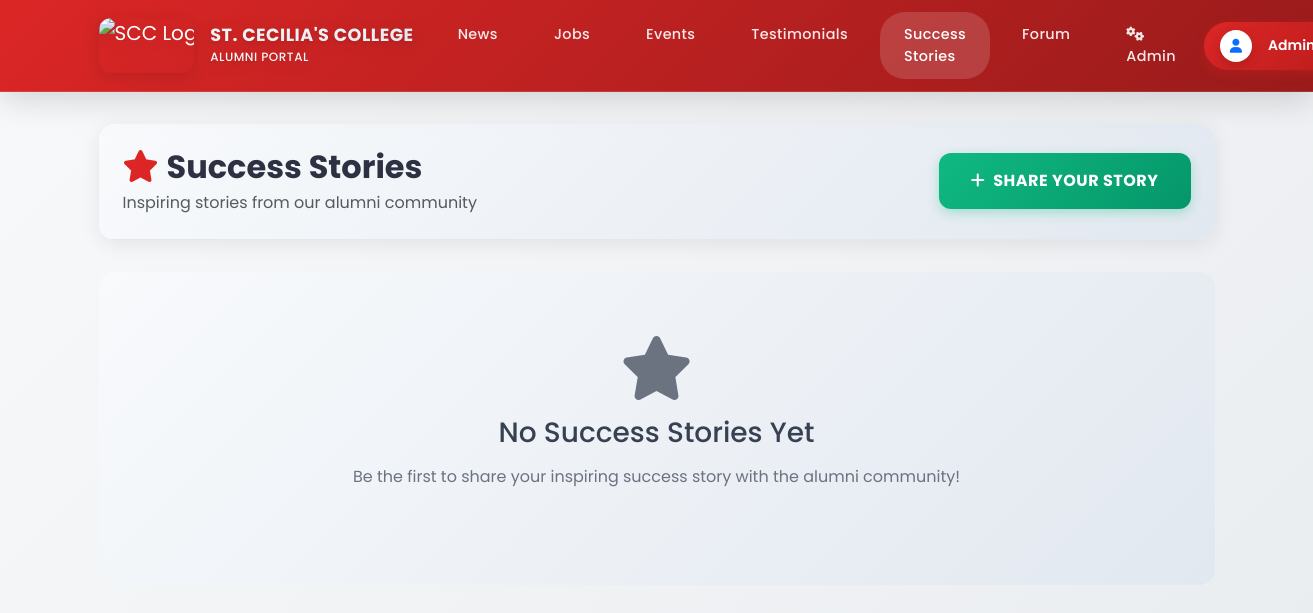
Page /success-stories/index.php (signed in) on the earlier database version.
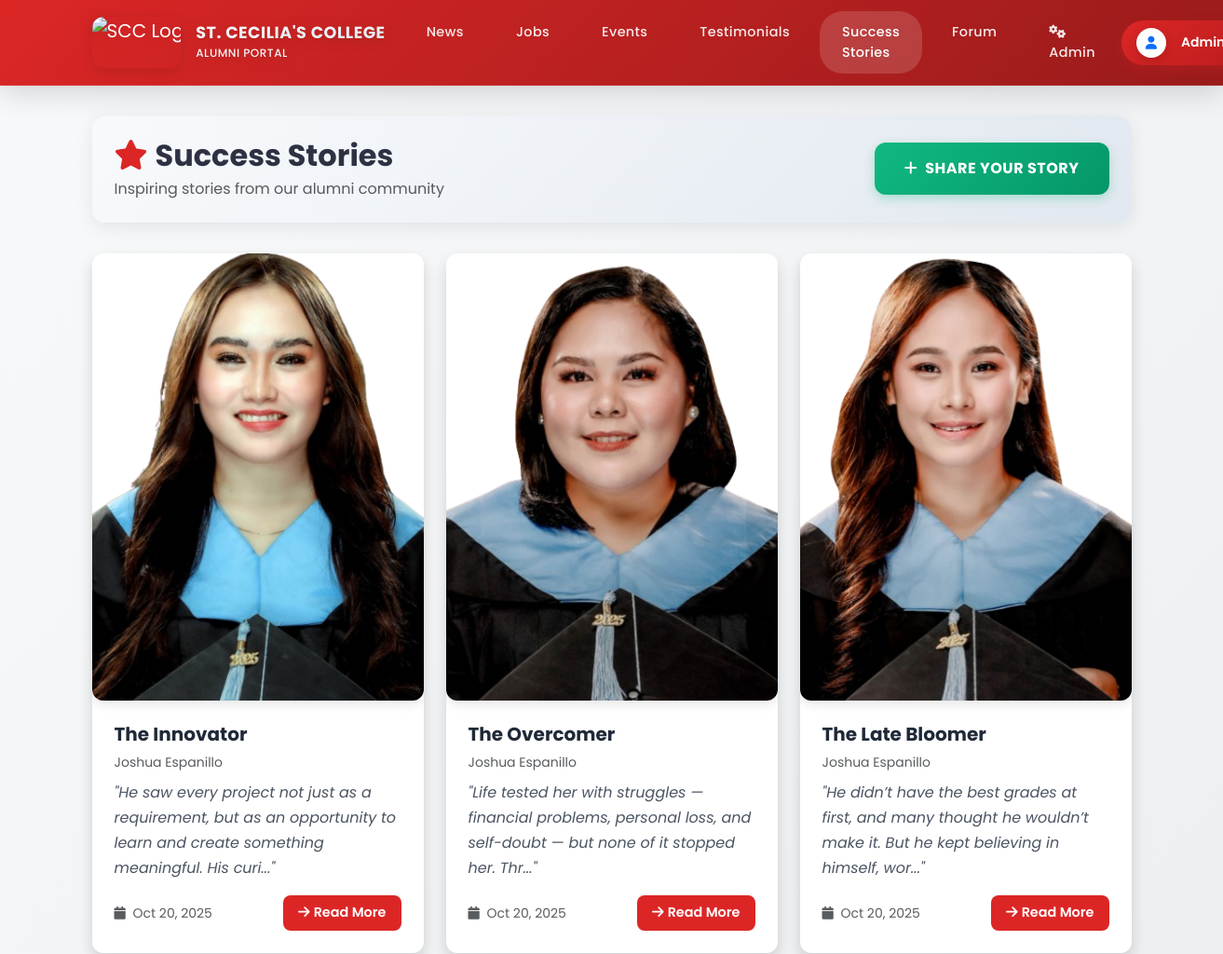
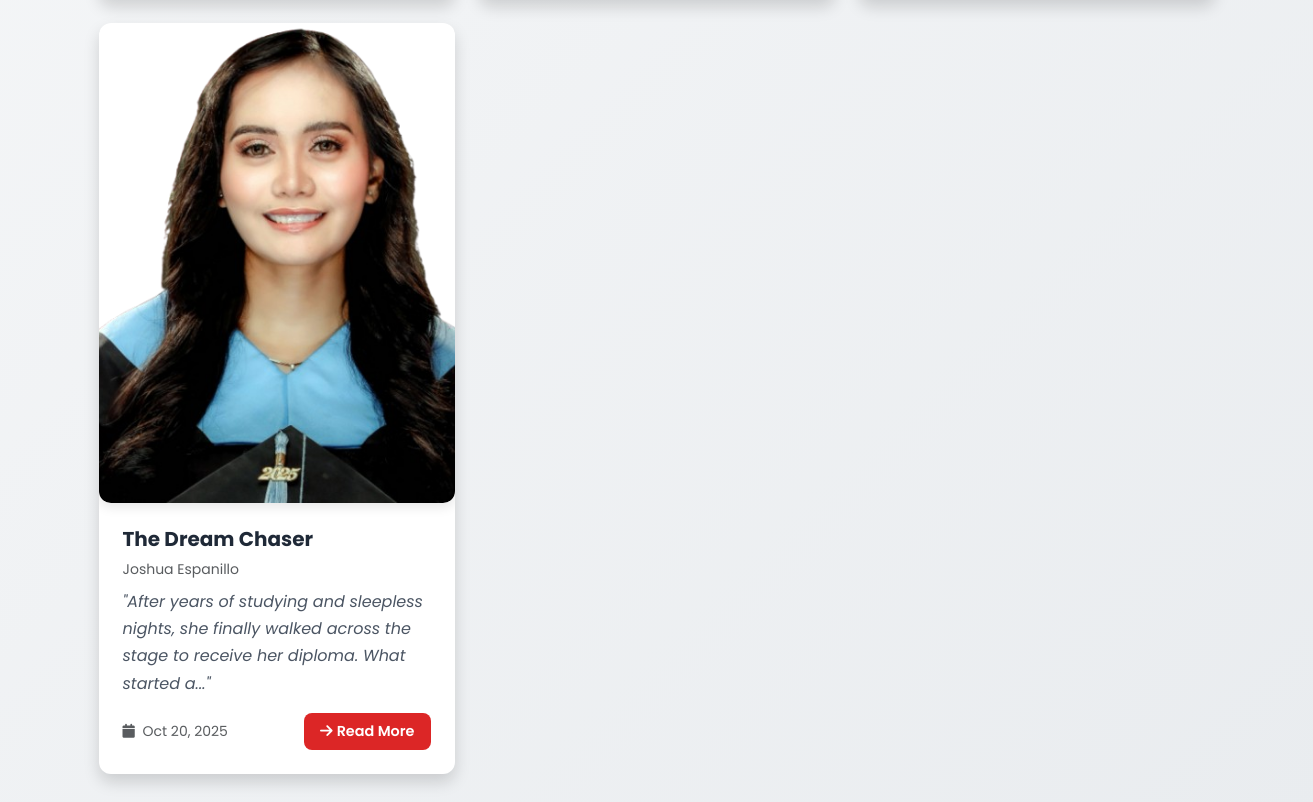
Same page on the later database version (2 pictures, top to bottom).
### tables this page shows
CREATE TABLE `success_stories` (
  `id` int(30) NOT NULL,
  `user_id` int(30) NOT NULL,
  `title` varchar(255) NOT NULL,
  `content` text NOT NULL,
  `image` varchar(255) DEFAULT NULL,
  `created` datetime NOT NULL DEFAULT current_timestamp(),
  `status` tinyint(1) NOT NULL DEFAULT 0 COMMENT '0=pending,1=approved'
);

CREATE TABLE `alumnus_bio` (
  `id` int(30) NOT NULL,
  `firstname` varchar(200) NOT NULL,
  `middlename` varchar(200) DEFAULT '',
  `lastname` varchar(200) NOT NULL,
  `gender` varchar(10) NOT NULL,
  `batch` year(4) NOT NULL,
  `course_id` int(30) NOT NULL,
  `email` varchar(250) NOT NULL,
  `contact` varchar(20) NOT NULL DEFAULT '',
  `address` varchar(255) NOT NULL DEFAULT '',
  `connected_to` text DEFAULT NULL,
  `avatar` text DEFAULT NULL,
  `status` tinyint(1) NOT NULL DEFAULT 0 COMMENT '0= Unverified, 1= Verified',
  `date_created` datetime NOT NULL DEFAULT current_timestamp()
);

### inc/auth.php (called while the page is built, shortened)
<?php
function current_user(): ?array {
    return $_SESSION['user'] ?? null;
}

### success-stories/index.php (the view, shortened to what this page needs)
<?php
require_once __DIR__ . '/../inc/auth.php';
$pdo = get_pdo();
try {
    $stmt = $pdo->prepare('
        SELECT ss.*, u.username, ab.firstname, ab.lastname
        FROM success_stories ss
        LEFT JOIN users u ON ss.user_id = u.id
        LEFT JOIN alumnus_bio ab ON u.alumnus_id = ab.id
        WHERE ss.status = 1
        ORDER BY ss.created DESC
    ');
    $stmt->execute();
    $stories = $stmt->fetchAll();
} catch (Exception $e) {
    $stories = [];
}
include __DIR__ . '/../inc/header.php';
?>
<div class="container main-content">
    <div class="row">
        <div class="col-12">
            <div class="success-stories-container">
                <div class="story-header">
                    <div class="d-flex justify-content-between align-items-center">
                        <div>
                            <h2 class="mb-1" style="color: #2d3142; font-weight: 700;">
                                <i class="fas fa-star me-2" style="color: #dc2626;"></i>Success Stories
                            </h2>
                            <p class="text-muted mb-0">Inspiring stories from our alumni community</p>
                        </div>
                        <div>
                            <button type="button" class="btn btn-share-story" data-bs-toggle="modal" data-bs-target="#createStoryModal">
                                <i class="fas fa-plus me-2"></i>Share Your Story
                            </button>
                        </div>
                    </div>
                </div>
            </div>
            <?php if (empty($stories)): ?>
            <div class="empty-state">
                <i class="fas fa-star"></i>
                <h3>No Success Stories Yet</h3>
                <p>Be the first to share your inspiring success story with the alumni community!</p>
            </div>
            <?php else: ?>
                <div class="row">
                    <?php foreach ($stories as $story): ?>
                        <div class="col-lg-4 col-md-6 mb-4">
                            <div class="card border-0 shadow h-100" style="border-radius: 12px; overflow: hidden;">
                                <?php if (!empty($story['image'])): ?>
                                    <img src="/scratch/<?= htmlspecialchars($story['image']) ?>"
                                         alt="<?= htmlspecialchars($story['title']) ?>"
                                         class="story-image"
                                         style="width: 100%;">
                                <?php else: ?>
                                    <div style="height: 480px; background: linear-gradient(135deg, #dc2626, #b91c1c); display: flex; align-items: center; justify-content: center;">
                                        <i class="fas fa-star text-white" style="font-size: 4rem;"></i>
                                    </div>
                                <?php endif; ?>
                                <div class="card-body p-4 d-flex flex-column">
                                    <h5 class="fw-bold mb-2" style="color:#1f2937;"><?= htmlspecialchars($story['title']) ?></h5>
                                    <p class="text-muted small mb-2"><?= htmlspecialchars($story['firstname'] . ' ' . $story['lastname']) ?></p>
                                    <p class="mb-3" style="line-height:1.7; color:#4b5563; font-style: italic;">"<?= htmlspecialchars(substr($story['content'], 0, 120)) ?><?= strlen($story['content']) > 120 ? '...' : '' ?>"</p>
                                    <div class="d-flex justify-content-between align-items-center mt-auto">
                                        <small class="text-muted">
                                            <i class="fas fa-calendar me-1"></i>
                                            <?= date('M d, Y', strtotime($story['created'])) ?>
                                        </small>
                                        <button type="button" class="btn btn-read-more"
                                                data-bs-toggle="modal" data-bs-target="#storyModal"
                                                data-story-id="<?= $story['id'] ?>"
                                                data-story-title="<?= htmlspecialchars($story['title']) ?>"
                                                data-story-content="<?= htmlspecialchars($story['content']) ?>"
                                                data-story-image="<?= htmlspecialchars($story['image'] ?? '') ?>"
                                                data-story-author="<?= htmlspecialchars($story['firstname'] . ' ' . $story['lastname']) ?>"
                                                data-story-date="<?= date('M d, Y', strtotime($story['created'])) ?>">
                                            <i class="fas fa-arrow-right me-1"></i>Read More
                                        </button>
                                    </div>
                                </div>
                            </div>
                        </div>
                    <?php endforeach; ?>
                </div>
            <?php endif; ?>
        </div>
    </div>
</div>
<?php include __DIR__ . '/../inc/footer.php'; ?>

### inc/header.php (shortened to what this page needs)
<?php
$user = current_user();
$alumni = null;
$currentPage = basename($_SERVER['PHP_SELF']);
$currentPath = parse_url($_SERVER['REQUEST_URI'], PHP_URL_PATH);
?>
<!doctype html>
<html lang="en">
<head>
  <link rel="stylesheet" href="https://cdn.jsdelivr.net/npm/bootstrap@5.3.3/dist/css/bootstrap.min.css">
  <link rel="stylesheet" href="https://cdnjs.cloudflare.com/ajax/libs/font-awesome/6.4.0/css/all.min.css">
</head>
<body>
  <nav class="navbar navbar-expand-lg navbar-dark">
    <div class="container">
      <a class="navbar-brand d-flex align-items-center" href="/scratch/dashboard.php">
        <img src="/scratch/images/scc.png" alt="SCC Logo" class="me-3">
        <div class="navbar-brand-text">
          <div style="font-size: 1.1rem; font-weight: 700; line-height: 1.2; color: white;">ST. CECILIA'S COLLEGE</div>
          <div style="font-size: 0.75rem; font-weight: 500; letter-spacing: 0.5px; margin-top: 2px; color: rgba(255,255,255,0.9);">ALUMNI PORTAL</div>
        </div>
      </a>
      <div class="collapse navbar-collapse" id="navbarNav">
        <ul class="navbar-nav me-auto">
          <li class="nav-item">
            <a class="nav-link <?= ($currentPath === '/scratch/news/index.php') ? 'active' : '' ?>" href="/scratch/news/index.php">News</a>
          </li>
          <li class="nav-item">
            <a class="nav-link <?= ($currentPath === '/scratch/jobs/index.php') ? 'active' : '' ?>" href="/scratch/jobs/index.php">Jobs</a>
          </li>
          <li class="nav-item">
            <a class="nav-link <?= ($currentPath === '/scratch/events/index.php') ? 'active' : '' ?>" href="/scratch/events/index.php">Events</a>
          </li>
        <li class="nav-item">
            <a class="nav-link <?= ($currentPath === '/scratch/testimonials/index.php') || ($currentPage === 'create.php' && strpos($_SERVER['REQUEST_URI'], 'testimonials') !== false) ? 'active' : '' ?>" href="/scratch/testimonials/index.php">Testimonials</a>
        </li>
        <li class="nav-item">
            <a class="nav-link <?= ($currentPath === '/scratch/success-stories/index.php') || ($currentPage === 'create.php' && strpos($_SERVER['REQUEST_URI'], 'success-stories') !== false) ? 'active' : '' ?>" href="/scratch/success-stories/index.php">Success Stories</a>
        </li>
          <li class="nav-item">
            <a class="nav-link" href="/scratch/forum/index.php">Forum</a>
          </li>
          <?php if (isset($user['type']) && $user['type'] == 1): ?>
          <li class="nav-item">
            <a class="nav-link" href="/scratch/success-stories/admin.php">
              <i class="fas fa-cogs me-2"></i>Admin
            </a>
          </li>
          <?php endif; ?>
        </ul>
        <div class="profile-dropdown">
          <button class="btn profile-btn" type="button" data-bs-toggle="dropdown" style="background: linear-gradient(135deg, #dc2626, #b91c1c); border: none; border-radius: 25px; padding: 8px 16px; color: white; font-weight: 600; box-shadow: 0 4px 12px rgba(220, 38, 38, 0.3); transition: all 0.3s ease;">
            <?php if (!empty($alumni['avatar'])): ?>
              <img src="/scratch/uploads/<?= htmlspecialchars($alumni['avatar']) ?>" alt="Profile" class="profile-avatar" style="width: 32px; height: 32px; border-radius: 50%; object-fit: cover; border: 2px solid rgba(255,255,255,0.3);">
            <?php else: ?>
              <div class="profile-avatar bg-white d-flex align-items-center justify-content-center text-primary" style="width: 32px; height: 32px; border-radius: 50%; border: 2px solid rgba(255,255,255,0.3);">
                <i class="fas fa-user" style="font-size: 14px;"></i>
              </div>
            <?php endif; ?>
            <span style="font-size: 14px; margin-left: 8px;"><?= htmlspecialchars($user['name']) ?></span>
          </button>
        </div>
      </div>
    </div>
  </nav>

### inc/footer.php (shortened to what this page needs)
</body>
</html>

### inc/header.php (style rules this page uses)
body { font-family: 'Poppins', sans-serif; background: linear-gradient(135deg, #f8f9fa 0%, #e9ecef 100%); min-height: 100vh; }
.navbar { background: linear-gradient(135deg, #dc2626 0%, #991b1b 100%) !important; box-shadow: 0 8px 32px rgba(0,0,0,0.15); backdrop-filter: blur(20px); border-bottom: 1px solid rgba(255,255,255,0.1); padding: 0.75rem 0; position: sticky; top: 0; z-index: 1000; }
.navbar-brand { transition: all 0.3s ease; filter: drop-shadow(0 2px 8px rgba(0,0,0,0.1)); }
.navbar-brand img { height: 55px; width: auto; border-radius: 12px; box-shadow: 0 4px 15px rgba(0,0,0,0.1); transition: all 0.3s ease; }
.navbar-brand-text { background: linear-gradient(45deg, #ffffff, #f0f9ff); -webkit-background-clip: text; -webkit-text-fill-color: transparent; background-clip: text; text-shadow: 0 2px 4px rgba(0,0,0,0.1); font-weight: 700; letter-spacing: 0.5px; transition: all 0.3s ease; }
.navbar .nav-link { font-weight: 500 !important; padding: 0.75rem 1.5rem !important; border-radius: 25px !important; transition: all 0.3s ease !important; margin: 0 0.25rem !important; letter-spacing: 0.025em !important; font-size: 0.9rem !important; color: rgba(255,255,255,0.9) !important; }
.navbar .nav-link.active { background: rgba(255,255,255,0.15) !important; color: #ffffff !important; }
.profile-dropdown { position: relative; }
.profile-btn { background: rgba(255,255,255,0.1); border: 2px solid rgba(255,255,255,0.2); color: white; padding: 0.6rem 1rem; border-radius: 25px; transition: all 0.3s ease; display: flex; align-items: center; gap: 0.5rem; font-weight: 500; }
.profile-avatar { width: 40px; height: 40px; border-radius: 50%; object-fit: cover; border: 3px solid rgba(255,255,255,0.3); box-shadow: 0 4px 12px rgba(0,0,0,0.15); transition: all 0.3s ease; }
.main-content { padding-top: 2rem; padding-bottom: 2rem; }

### success-stories/index.php (style rules this page uses)
.success-stories-container { background: white; border-radius: 16px; box-shadow: 0 4px 20px rgba(0,0,0,0.08); overflow: hidden; margin-bottom: 2rem; }
.story-image { height: 480px; width: 100%; object-fit: cover; object-position: top center; border-radius: 12px; box-shadow: 0 4px 12px rgba(0,0,0,0.1); }
.story-header { background: linear-gradient(135deg, #f8fafc, #e2e8f0); border-bottom: 1px solid #e5e7eb; padding: 1.5rem; }
.btn-read-more { background: #dc2626; color: white; border: none; padding: 8px 16px; font-weight: 600; border-radius: 8px; font-size: 0.9rem; transition: all 0.3s ease; }
.btn-share-story { background: linear-gradient(135deg, #10b981, #059669); color: white; padding: 1rem 2rem; border-radius: 12px; font-weight: 700; font-size: 1rem; transition: all 0.3s ease; border: none; text-transform: uppercase; letter-spacing: 0.5px; box-shadow: 0 4px 12px rgba(16, 185, 129, 0.3); }
.empty-state { text-align: center; padding: 4rem 2rem; background: linear-gradient(135deg, #f8fafc, #e2e8f0); border-radius: 16px; margin: 2rem 0; }
.empty-state i { font-size: 4rem; color: #6b7280; margin-bottom: 1rem; }
.empty-state h3 { color: #374151; margin-bottom: 1rem; }
.empty-state p { color: #6b7280; margin-bottom: 2rem; }

Differences in the rows shown:
added success_stories: image (picture), title "The Innovator", alumnus_bio.firstname+lastname "Joshua Espanillo", content "He saw every project not just as a requirement, but as an opportunity to learn and create something meaningful. His curi", created "Oct 20, 2025"
added success_stories: image (picture), title "The Overcomer", alumnus_bio.firstname+lastname "Joshua Espanillo", content "Life tested her with struggles — financial problems, personal loss, and self-doubt — but none of it stopped her. Thr", created "Oct 20, 2025"
added success_stories: image (picture), title "The Late Bloomer", alumnus_bio.firstname+lastname "Joshua Espanillo", content "He didn’t have the best grades at first, and many thought he wouldn’t make it. But he kept believing in himself, wor", created "Oct 20, 2025"
added success_stories: image (picture), title "The Dream Chaser", alumnus_bio.firstname+lastname "Joshua Espanillo", content "After years of studying and sleepless nights, she finally walked across the stage to receive her diploma. What started a", created "Oct 20, 2025"
Other differences:
text no longer shown: "No Success Stories Yet Be the first to share your inspiring success story with the alumni community!"
